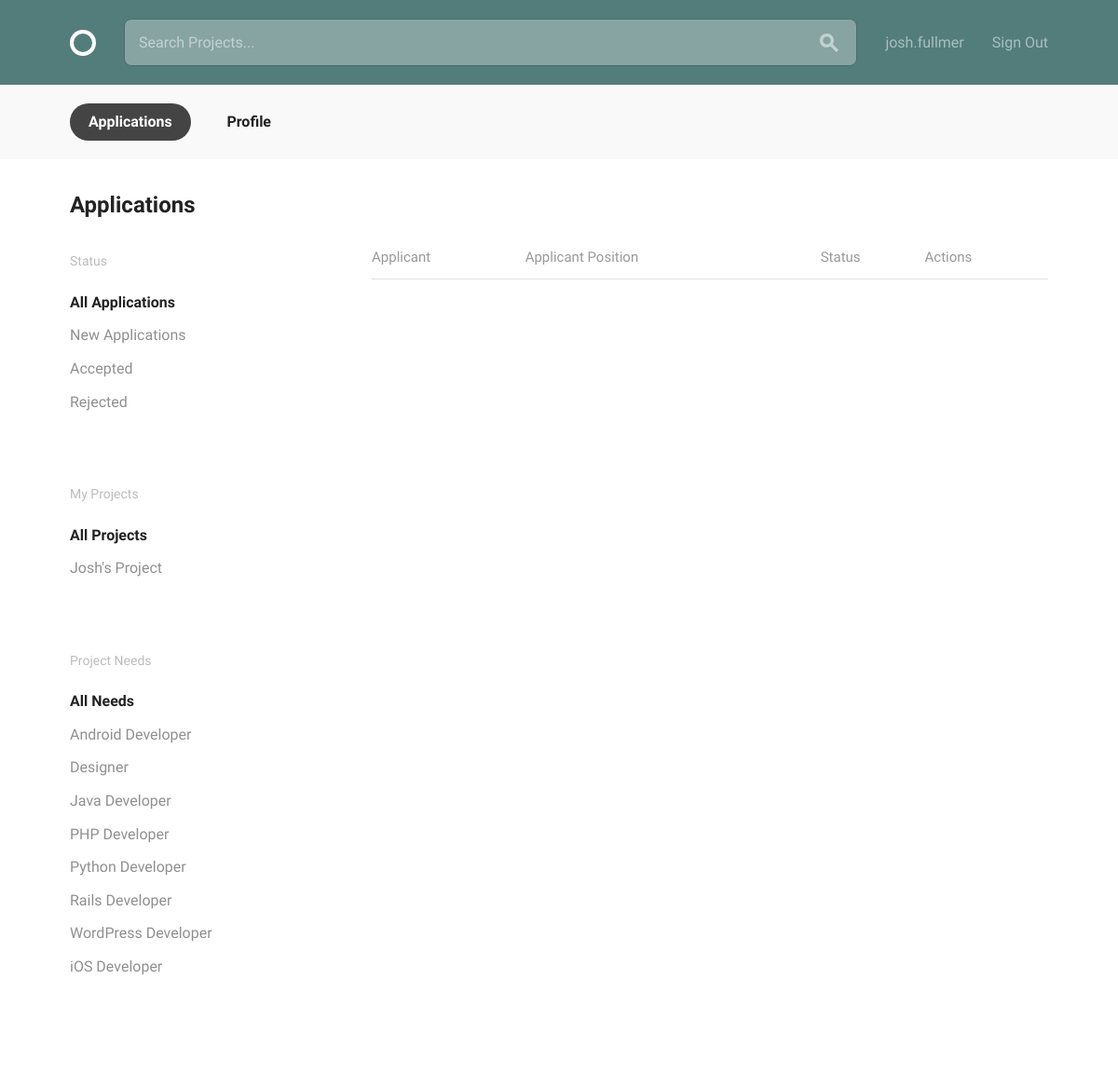
The app's page /user/applications (signed in), older data.
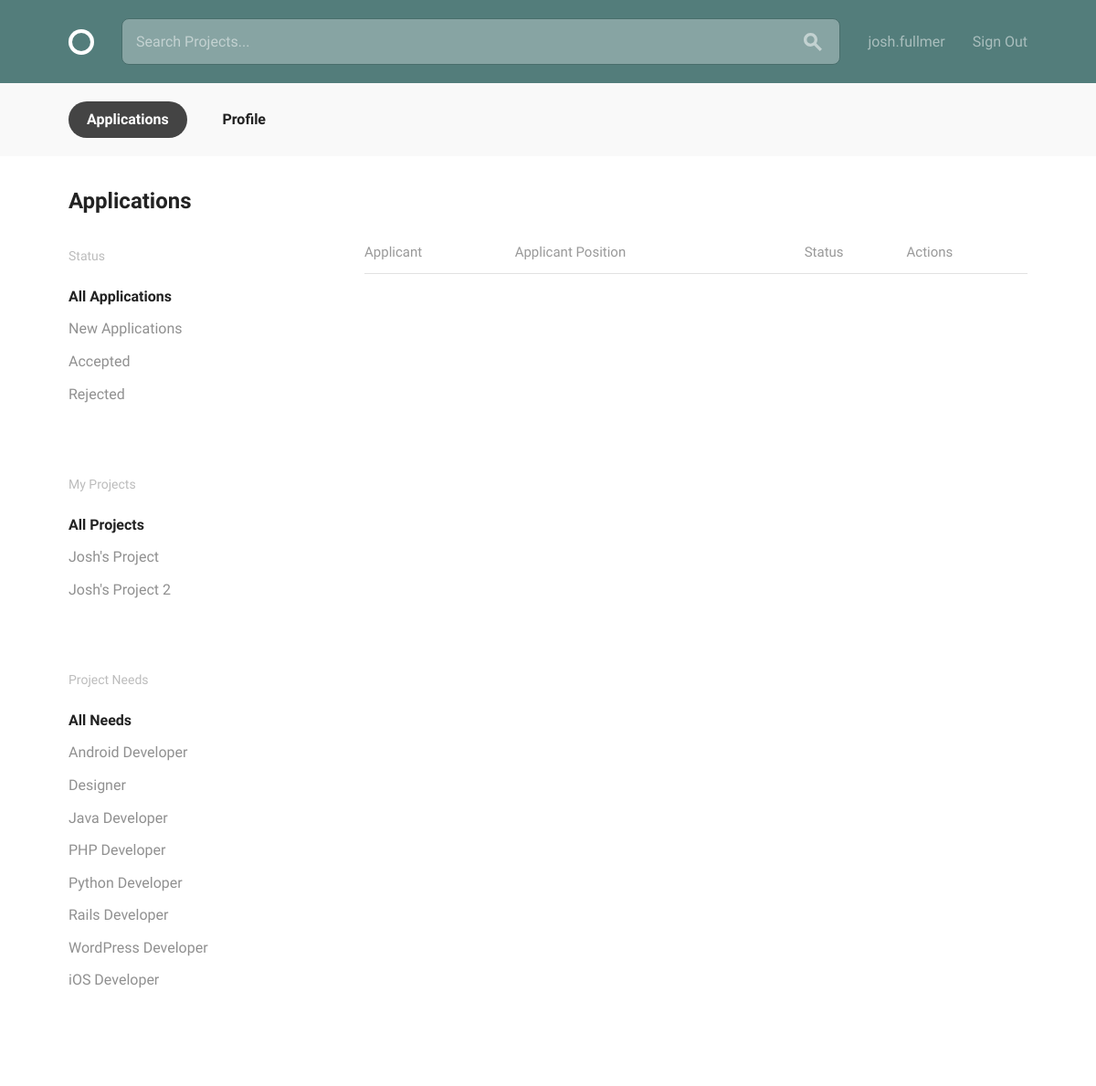
The same page, newer data.
### teams/models.py (models this page shows, shortened)
class Project(models.Model):
    user = models.ForeignKey(
        User,
        related_name='projects',
        on_delete=models.CASCADE,)
    title = models.CharField(max_length=100)
    description = models.TextField()
    time_estimate = models.TextField()
    requirements = models.TextField()
    positions = models.ManyToManyField(Position, through='ProjectPosition')

class Position(models.Model):
    title = models.CharField(max_length=100)

### teams/views.py (the view)
# urls.py: path('user/applications', views.application_list, name='applications'),
@login_required
def application_list(request):
    app_query = {'project_position__project__user': request.user}
    if not request.GET.get('project') or request.GET.get('project') != 'all':
        app_query['project_position__project__pk'] = request.GET.get('project')
    if not request.GET.get('status') or request.GET.get('status') != 'all':
        app_query['status'] = request.GET.get('status')
    if not request.GET.get('position') or request.GET.get('position') != 'all':
        app_query['project_position__position__pk'] = request.GET.get(
            'position')
    projects = models.Project.objects.filter(user=request.user)
    positions = models.Position.objects.all()
    applications = models.Application.objects.filter(**app_query)
    return render(
        request,
        'teams/applications.html',
        {'selected': 'applications',
         'projects': projects,
         'positions': positions,
         'applications': applications})

### teams/templatetags/team_extras.py (called while the page is built)
@register.filter(name='get')
def get(dix, key):
    return dix.get(key, '')

### teams/templates/teams/applications.html (shortened to what this page needs)
{% extends "teams/account.html" %}
{% load static %}
{% load team_extras %}
{% block account_tab %}
<div class="bounds circle--page">
    <div class="circle--page--header grid-100">
        <h2>Applications</h2>
    </div>
    <div class="grid-25">
        <div class="circle--filter circle--secondary--module">
            <h4>Status</h4>
            <ul class="circle--filter--list">
                <li><a href="{% url 'teams:applications' %}?status=all" class="{% if request.GET|get:'status' == 'all' or not request.GET|get:'status' %}selected{% endif %}">All Applications</a></li>
                <li><a href="{% url 'teams:applications' %}?status=new" class="">New Applications</a></li>
                <li><a href="{% url 'teams:applications' %}?status=accepted" class="">Accepted</a></li>
                <li><a href="{% url 'teams:applications' %}?status=rejected" class="">Rejected</a></li>
            </ul>
        </div>
        <div class="circle--filter circle--secondary--module">
            <h4>My Projects</h4>
            <ul class="circle--filter--list">
                <li><a href="{% url 'teams:applications' %}?project=all" class="{% if request.GET|get:'project' == 'all' or not request.GET|get:'project' %}selected{% endif %}">All Projects</a></li>
                {% for project in projects %}
                <li><a href="{% url 'teams:applications' %}?project={{ project.pk }}" class="">{{ project.title }}</a></li>
                {% endfor %}
            </ul>
        </div>
        <div class="circle--filter circle--secondary--module">
            <h4>Project Needs</h4>
            <ul class="circle--filter--list">
                <li><a href="{% url 'teams:applications' %}?position=all" class="{% if request.GET|get:'position' == 'all' or not request.GET|get:'position' %}selected{% endif %}">All Needs</a></li>
                {% for position in positions %}
                <li><a href="{% url 'teams:applications' %}?position={{ position.pk }}" class="">{{ position.title }}</a></li>
                {% endfor %}
            </ul>
        </div>
    </div>
    <div class="grid-70 grid-push-5">
        <table class="u-full-width circle--table">
            <thead>
                <tr>
                    <th>Applicant</th>
                    <th>Applicant Position</th>
                    <th>Status</th>
                    <th>Actions</th>
                </tr>
            </thead>
        </table>
    </div>
</div>
{% endblock %}

Row changes from the older to the newer data that the page shows:
added Project: title "Josh's Project 2"
